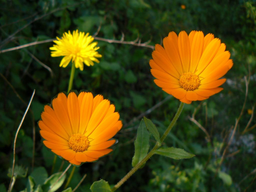
#> input picture Dataset/im10_t.bmp, 256 x 192 px, shrunk from 1024 x 768 before the run, given in place of im22_t.bmp, which was not available
$ python CPF.py   (older library calls are emulated)
#> lines starting #> are read from the running program, lines starting #| are printed output that depends on the picture; pictures that were not available may be replaced by others from this repository, and a replacement may not be noted
import matplotlib.pyplot as plt
import matplotlib.image as mpimg
import pywt
from matplotlib.colors import NoNorm
import cv2
import statistics
import scipy.misc


import numpy as np
from scipy.spatial import distance
from PIL import Image


def CPF(img_gray,mask_gray,block_size,mean_threshold,SD_threshold,min_pixel_distance,check_offset,SD_TH):


    column = img_gray.shape[1] - block_size +1
    row = img_gray.shape[0] - block_size +1

    prediction_mask = np.zeros((img_gray.shape[0], img_gray.shape[1]))


    data = []


    #creating array of dict objects ( with mean, SD, i, j ) by calc mean and SD of every block

    #print("making blocks and calculating mean with block_size = " + str(block_size))

    block_counter = 0

    for i in range(0, row):
        for j in range(0, column):

            block = img_gray[i:i+block_size, j:j+block_size]


            d=dict()
            d['M'] = np.mean(block)
            d['SD'] = np.std(block)
            d['i'] =    i
            d['j'] =    j


            data.append(d)

            block_counter+=1


    #print("Done")


    # sorting according to Mean
    sorted_mean = sorted(data, key=lambda element: element['M'])


    # distinguishing similar blocks ( only checking neighbours in sorted array for potential similar blocks)
    sim_array=[]

    for i in range(len(sorted_mean)):

        for j in range( max(0,i-check_offset), min( len(sorted_mean), i+check_offset) ):
            mean_similarity = abs(sorted_mean[j]['M'] - sorted_mean [i]['M'])
            SD_similarity = abs(sorted_mean[j]['SD'] - sorted_mean [i]['SD'])

            coor1 = np.array([ sorted_mean[i]['i'] , sorted_mean[i]['j']])
            coor2 = np.array([ sorted_mean[j]['i'] , sorted_mean[j]['j']])

            distance = np.linalg.norm(coor1-coor2)

            if SD_TH == None:

                if mean_similarity <= mean_threshold and SD_similarity <= SD_threshold and distance >= min_pixel_distance:

                    sim_array.append(sorted_mean[i])
                    sim_array.append(sorted_mean[j])
            else:

                if mean_similarity <= mean_threshold and SD_similarity <= SD_threshold and distance >= min_pixel_distance and  abs( sorted_mean[j]['SD'] >= SD_TH) :

                    sim_array.append(sorted_mean[i])
                    sim_array.append(sorted_mean[j])


    #creating prediction mask from similar blocks

    for ele in sim_array:
        i = ele['i']
        j = ele['j']
        prediction_mask [i:i+block_size, j:j+block_size] = 255

    return prediction_mask

# [99 lines left out: functions chunck_remover, correction, compare_result, accuracy, not called in this run]


#+++++++++++++++++++++++++++++++++++++++++++++++++++++++++++++++++++++++++++++++++++++++++++++++++++++++++++++++++++++++++++++++++++++++++++++++++++++++++++++++++++++

pre_comp = False
mean_threshold = 0
SD_threshold = 0
min_pixel_distance = 100
check_offset = 5

for img_no in [22,23,24,25]:
    print("image_no :",img_no)

    img_path = "./Dataset/im" + str(img_no) + "_t.bmp"
    mask_path = "./Dataset/im" + str(img_no) + "_t_mask.bmp"


    img = mpimg.imread(img_path)
#> img is the input picture: shape (192, 256, 3); mean R, G, B 71.6, 65.8, 17.4
    img = np.array(img)

    mask= mpimg.imread(mask_path)
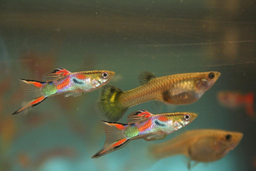
#> input picture Dataset/im11_t.bmp, 256 x 171 px, shrunk from 1024 x 683 before the run, given in place of im22_t_mask.bmp, which was not available
#> mask is the input picture: shape (171, 256, 3); mean R, G, B 90.2, 89.9, 67.2
    mask= np.array(mask)

    #converting to grayscale

    mask_gray = cv2.cvtColor(mask, cv2.COLOR_RGB2GRAY)
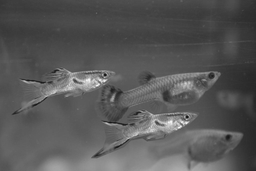
#> mask_gray: shape (171, 256); min 17, max 250, mean 87.4
    img_gray = cv2.cvtColor(img, cv2.COLOR_RGB2GRAY)
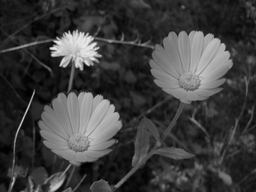
#> img_gray: shape (192, 256); min 0, max 231, mean 62


    block_sizes =[5,10,15,20,25,30]
    SD_THs = [None,1,2,3,4]
    pms = []
    counter = 1
    for size in block_sizes:
        for SD_TH in SD_THs:

            print("size :",size," SD_TH:",SD_TH)

#> (the run stopped early here; a loop or call above may not have finished)
